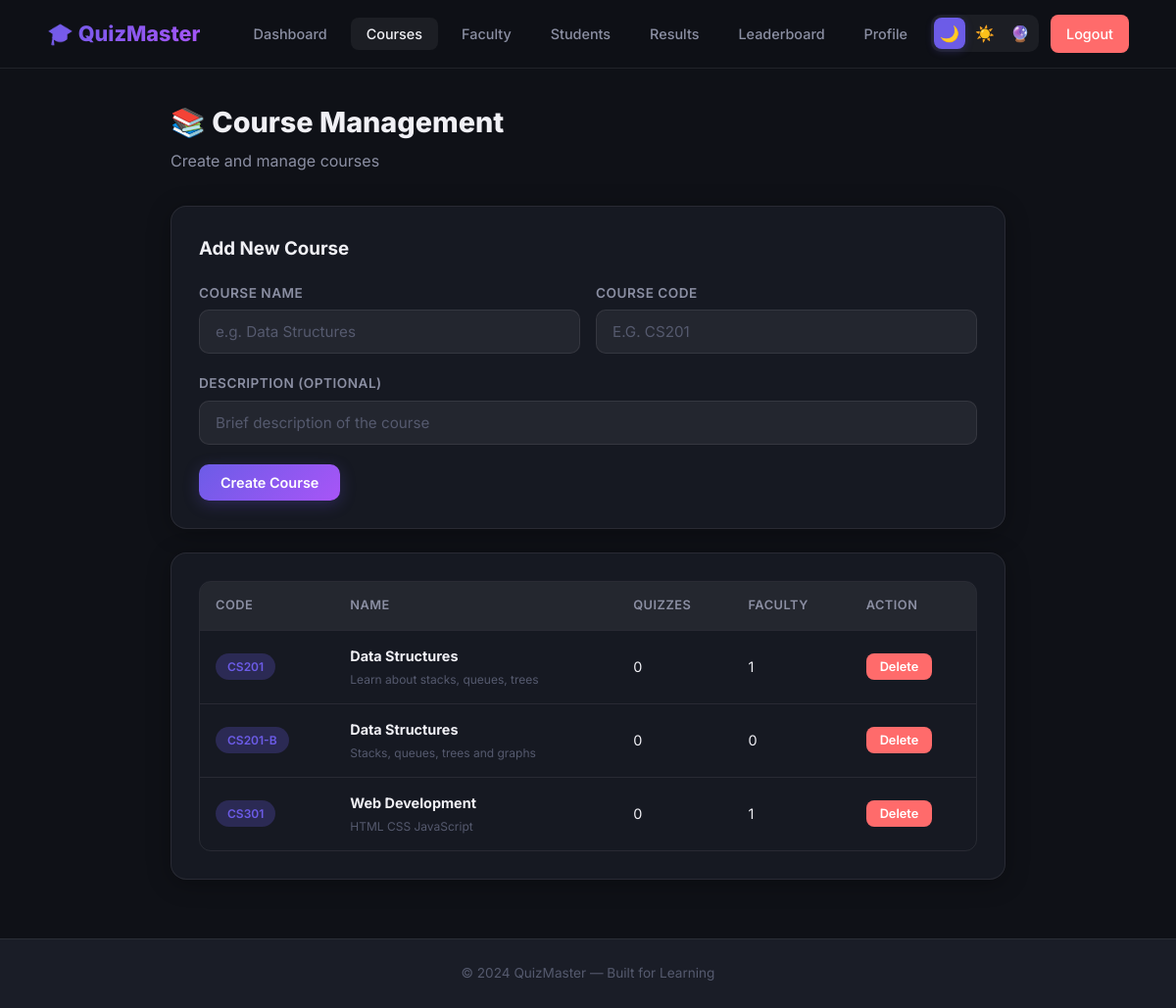
Screenshot of /admin/courses (signed in) with the database file from the repository.
### tables this page shows
CREATE TABLE courses (
        id INTEGER PRIMARY KEY AUTOINCREMENT,
        name TEXT NOT NULL,
        code TEXT UNIQUE NOT NULL,
        description TEXT,
        created_by INTEGER,
        is_active INTEGER DEFAULT 1,
        created_at TIMESTAMP DEFAULT CURRENT_TIMESTAMP,
        FOREIGN KEY (created_by) REFERENCES users(id)
    );

### app.py (the view, shortened to what this page needs)
@app.route("/admin/courses", methods=["GET", "POST"])
@admin_required
def admin_courses():
    conn = get_db()
    courses = conn.execute("""
        SELECT c.*, u.name as creator_name,
               (SELECT COUNT(*) FROM quizzes WHERE course_id = c.id) as quiz_count,
               (SELECT COUNT(*) FROM faculty_courses WHERE course_id = c.id) as faculty_count
        FROM courses c LEFT JOIN users u ON c.created_by = u.id
        ORDER BY c.name
    """).fetchall()
    conn.close()
    return render_template("admin/courses.html", courses=courses)

### app.py (called while the page is built)
@login_manager.user_loader
def load_user(user_id):
    conn = get_db()
    user = conn.execute("SELECT * FROM users WHERE id = ?", (user_id,)).fetchone()
    conn.close()
    if user:
        return User(user["id"], user["name"], user["email"], user["password"], user["role"], user["created_at"])
    return None

@app.context_processor
def inject_theme():
    theme = request.cookies.get("theme", "dark")
    return dict(current_theme=theme)

### database.py (called while the page is built)
def get_db():
    conn = sqlite3.connect(DB_PATH)
    conn.row_factory = sqlite3.Row
    conn.execute("PRAGMA foreign_keys = ON")
    return conn

### helpers.py (called while the page is built)
def admin_required(f):
    @wraps(f)
    @login_required
    def decorated_function(*args, **kwargs):
        if current_user.role != "admin":
            flash("Access denied. Admin privileges required.", "error")
            return redirect(url_for("login"))
        return f(*args, **kwargs)
    return decorated_function

### templates/admin/courses.html (shortened to what this page needs)
{% extends "base.html" %}
{% block content %}
<div class="page-wrapper">
  <div class="container" style="max-width:900px;">
    <div class="page-header animate-in">
      <h1>📚 Course Management</h1>
      <p>Create and manage courses</p>
    </div>
    <div class="card animate-in mb-3">
      <div class="card-header"><h3>Add New Course</h3></div>
      <form method="POST">
        <div class="form-row">
          <div class="form-group">
            <label for="name">Course Name</label>
            <input type="text" name="name" id="name" class="form-control" placeholder="e.g. Data Structures" required>
          </div>
          <div class="form-group">
            <label for="code">Course Code</label>
            <input type="text" name="code" id="code" class="form-control" placeholder="e.g. CS201" required style="text-transform:uppercase;">
          </div>
        </div>
        <div class="form-group">
          <label for="description">Description (optional)</label>
          <input type="text" name="description" id="description" class="form-control" placeholder="Brief description of the course">
        </div>
        <button type="submit" class="btn btn-primary">Create Course</button>
      </form>
    </div>
    {% if courses %}
    <div class="card animate-in">
      <div class="table-wrapper">
        <table>
          <thead><tr><th>Code</th><th>Name</th><th>Quizzes</th><th>Faculty</th><th>Action</th></tr></thead>
          <tbody>
            {% for c in courses %}
            <tr>
              <td><span class="badge badge-accent">{{ c['code'] }}</span></td>
              <td><strong>{{ c['name'] }}</strong>{% if c['description'] %}<br><small style="color:var(--text-muted);">{{ c['description'] }}</small>{% endif %}</td>
              <td>{{ c['quiz_count'] }}</td>
              <td>{{ c['faculty_count'] }}</td>
              <td>
                <form method="POST" class="confirm-delete" style="display:inline;">
                  <button type="submit" class="btn btn-sm btn-danger">Delete</button>
                </form>
              </td>
            </tr>
            {% endfor %}
          </tbody>
        </table>
      </div>
    </div>
    {% endif %}
  </div>
</div>
{% endblock %}

### templates/base.html (shortened to what this page needs)
<!DOCTYPE html>
<html lang="en" data-theme="{{ current_theme }}">
<head>
  <link rel="stylesheet" href="{{ url_for('static', filename='css/style.css') }}">
</head>
<body>
  <nav class="navbar">
    <div class="container">
      <a href="/" class="nav-brand">🎓 QuizMaster</a>
      <ul class="nav-links">
        {% if current_user.is_authenticated %}
          {% if current_user.role == 'admin' %}
            <li><a href="{{ url_for('admin_dashboard') }}" class="{{ 'active' if request.endpoint == 'admin_dashboard' }}">Dashboard</a></li>
            <li><a href="{{ url_for('admin_courses') }}" class="{{ 'active' if request.endpoint == 'admin_courses' }}">Courses</a></li>
            <li><a href="{{ url_for('admin_faculty') }}" class="{{ 'active' if request.endpoint == 'admin_faculty' }}">Faculty</a></li>
            <li><a href="{{ url_for('admin_students') }}" class="{{ 'active' if request.endpoint == 'admin_students' }}">Students</a></li>
            <li><a href="{{ url_for('admin_results') }}" class="{{ 'active' if request.endpoint == 'admin_results' }}">Results</a></li>
          {% elif current_user.role == 'faculty' %}
            <li><a href="{{ url_for('faculty_dashboard') }}" class="{{ 'active' if request.endpoint == 'faculty_dashboard' }}">Dashboard</a></li>
            <li><a href="{{ url_for('faculty_quizzes') }}" class="{{ 'active' if request.endpoint == 'faculty_quizzes' }}">My Quizzes</a></li>
          {% else %}
            <li><a href="{{ url_for('student_dashboard') }}" class="{{ 'active' if request.endpoint == 'student_dashboard' }}">Dashboard</a></li>
            <li><a href="{{ url_for('results_history') }}" class="{{ 'active' if request.endpoint == 'results_history' }}">My Results</a></li>
          {% endif %}
          <li><a href="{{ url_for('leaderboard') }}" class="{{ 'active' if request.endpoint == 'leaderboard' }}">Leaderboard</a></li>
          <li><a href="{{ url_for('profile') }}" class="{{ 'active' if request.endpoint == 'profile' }}">Profile</a></li>
          <li>
            <div class="theme-switcher">
              <button class="theme-btn {{ 'active' if current_theme=='dark' }}" data-theme="dark" title="Dark">🌙</button>
              <button class="theme-btn {{ 'active' if current_theme=='light' }}" data-theme="light" title="Light">☀️</button>
              <button class="theme-btn {{ 'active' if current_theme=='violet' }}" data-theme="violet" title="Violet">🔮</button>
            </div>
          </li>
          <li><a href="{{ url_for('logout') }}" class="btn btn-sm btn-danger">Logout</a></li>
        {% endif %}
      </ul>
    </div>
  </nav>
  {% block content %}{% endblock %}
  {% block footer %}
  <footer class="footer">
    <div class="container">
      <p>© 2024 QuizMaster — Built for Learning</p>
    </div>
  </footer>
  {% endblock %}
</body>
</html>

### rows the page displays
courses: code "CS201", name "Data Structures", description "Learn about stacks, queues, trees", quiz_count "0", faculty_count "1"
courses: code "CS201-B", name "Data Structures", description "Stacks, queues, trees and graphs", quiz_count "0", faculty_count "0"
courses: code "CS301", name "Web Development", description "HTML CSS JavaScript", quiz_count "0", faculty_count "1"
